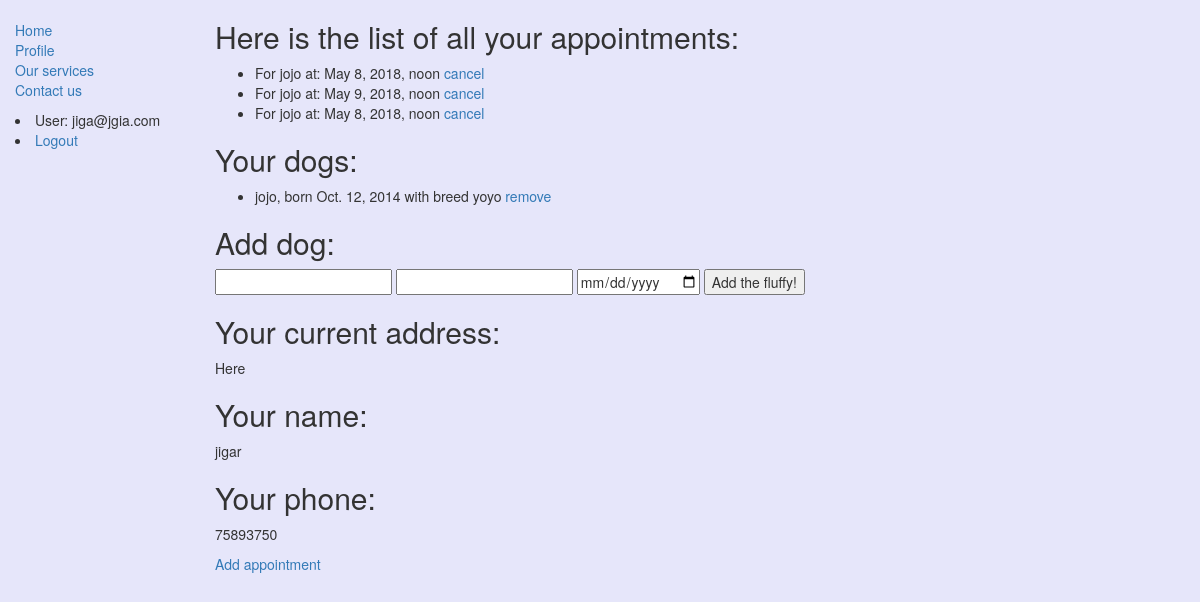
The app's page /profile/ (signed in) with its own data.
### doggroomer/models.py (models this page shows, shortened)
class Appointment(models.Model):
    title = models.CharField(max_length=200)
    user = models.ForeignKey(User, on_delete=models.SET_NULL, null=True)
    description = models.TextField(max_length=1000, help_text='Enter your specific comments here')
    option = models.ManyToManyField(Option, help_text='Select options for this appointment')
    dog = models.ForeignKey(Dog, on_delete=models.CASCADE, null=False)
    start_time = models.DateTimeField(verbose_name="Starting time of the appointment")
    def get_user_address(self):
        return self.user.profile.address
    get_user_address.short_description = 'Address'

class Dog(models.Model):
    name = models.CharField(max_length=50)
    owner = models.ForeignKey(User, on_delete=models.CASCADE, null=False)
    breed = models.CharField(max_length=50)
    birth_date = models.DateField(null=True)

class Profile(models.Model):
    user = models.OneToOneField(User, on_delete=models.CASCADE)
    full_name = models.CharField(max_length=50)
    address = models.CharField(max_length=300, blank=False)
    phone = models.CharField(max_length=10, null=True, blank=True)

### doggroomer/views.py (the view)
# urls.py: path('profile/', views.profile, name='profile'),
@login_required
def profile(request):
    if request.method == 'POST':
        form = AddDogForm(request.POST)
        if form.is_valid():
            dog = Dog(owner=request.user)
            dog.name = form.cleaned_data.get('name')
            dog.breed = form.cleaned_data.get('breed')
            dog.birth_date = form.cleaned_data.get('birth_date')
            dog.save()
            return redirect('profile')
        else:
            return request('profile')
    else:
        form = AddDogForm()
        melbourne_tz = pytz.timezone('Australia/Melbourne')
        melbourne_dt = melbourne_tz.localize(datetime.datetime.now() + datetime.timedelta(seconds=10))
        give_this_to_celery = melbourne_dt.astimezone(pytz.UTC)
        return render(request, 'profile.html', context={'form': form , 'appointments': Appointment.objects.filter(user=request.user),
                                                    'dogs': Dog.objects.filter(owner=request.user)})

### doggroomer/forms.py
class AddDogForm(ModelForm):
    name = forms.CharField(max_length=50, required=True, help_text="What's the name of the fluffy?")
    breed = forms.CharField(max_length=50, required=True)
    birth_date = forms.DateField(required=True)
    class Meta:
        model = Dog
        fields = ('name', 'breed', 'birth_date')

### doggroomer/templates/profile.html (shortened to what this page needs)
{% extends 'base_generic.html' %}
{% block content %}
    {% if appointments %}
  <h2>Here is the list of all your appointments:</h2>
    <ul>
        {% for appointment in appointments %}
            <li> For {{ appointment.dog.name }} at: {{ appointment.start_time }}  {{ profile.address }}  <a href="{%  url 'delete_appointment' appointment.pk %}">cancel</a>  </li>
        {% endfor %}
    </ul>
    {% endif %}
    {% if dogs %}
    <h2>Your dogs:</h2>
    <ul>
        {% for dog in dogs %}
            <li>  {{ dog.name }}, born {{ dog.birth_date }} with breed  {{ dog.breed }} <a href="{%  url 'delete_dog' dog.pk %}">remove</a></li>
        {% endfor %}
    </ul>
    {% endif %}
    <h2>Add dog:</h2>
      <form method="post">
          <input type="name" name="name">
          <input type="text" name="breed">
          <input type="date" name="birth_date">
    <button type="submit">Add the fluffy!</button>
  </form>
    <h2>Your current address:</h2>
    <p>{{ request.user.profile.address }}</p>
    <h2>Your name:</h2>
    <p>{{ request.user.profile.full_name }}</p>
    <h2>Your phone:</h2>
    <p>{{ request.user.profile.phone }}</p>
    {% if dogs %}
    <a href="{% url 'booking' %}"> Add appointment </a>
    {% else %}
        <p><b>Please add a dog to book an appointment!</b></p>
    {% endif %}
{% endblock %}

### doggroomer/templates/base_generic.html (shortened to what this page needs)
<!DOCTYPE html>
<html lang="en">
<head>
    <link rel="stylesheet" href="https://maxcdn.bootstrapcdn.com/bootstrap/3.3.7/css/bootstrap.min.css">
    {% load static %}
  <link rel="stylesheet" href="{% static 'css/styles.css' %}">
</head>
<body style="background-color:#E6E6FA">
  <div class="container-fluid">
    <div class="row">
      <div class="col-sm-2">
      {% block sidebar %}
      <ul class="sidebar-nav">
          <li><a href="{% url 'index' %}">Home</a></li>
          {% if user.is_authenticated %}
          <li><a href="{% url 'profile' %}">Profile</a></li>
          {% else %}
          <li><a href="{% url 'signup' %}">signup</a></li>
          {% endif %}
            <li><a href="{% url 'services' %}"> Our services</a></li>
      <li><a href="{% url 'contact_us' %}"> Contact us</a></li>
      </ul>
          {% if user.is_authenticated %}
     <li>User: {{ user.get_username }}</li>
     <li><a href="{% url 'logout'%}?next={{request.path}}">Logout</a></li>
   {% else %}
     <li><a href="{% url 'login'%}?next={{request.path}}">Login</a></li>
   {% endif %}
     {% endblock %}
      </div>
      <div class="col-sm-10 ">
      {% block content %}{% endblock %}
      </div>
    </div>
  </div>
</body>
</html>

### doggroomer/static/css/styles.css (style rules this page uses)
.sidebar-nav { margin-top: 20px; padding: 0; list-style: none; }

### records on screen
Appointment: dog.name "jojo", start_time "May 8, 2018, noon"
Appointment: dog.name "jojo", start_time "May 9, 2018, noon"
Appointment: dog.name "jojo", start_time "May 8, 2018, noon"
Dog: name "jojo", birth_date "Oct. 12, 2014", breed "yoyo"

### other values on screen
{{ user.get_username }} "jiga@jgia.com"
{{ request.user.profile.address }} "Here"
{{ request.user.profile.full_name }} "jigar"
{{ request.user.profile.phone }} "75893750"
